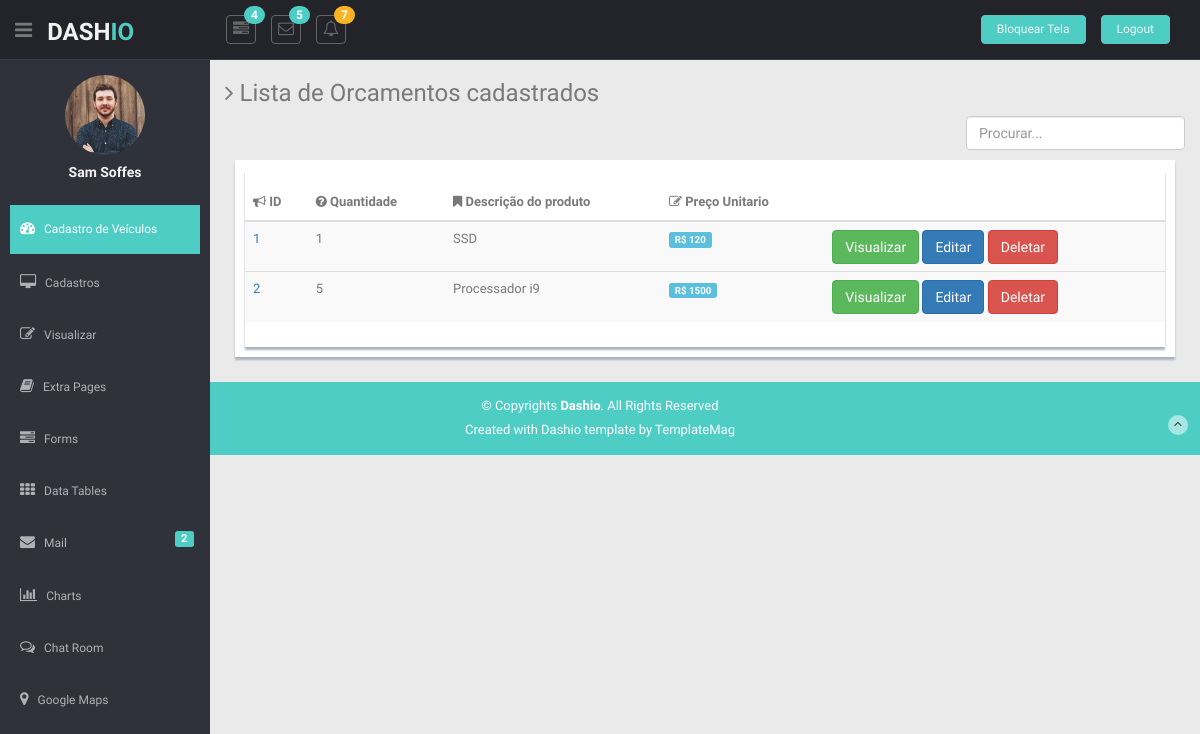
/listar_orcamentos/ (signed in), run on an earlier commit of the app's database.
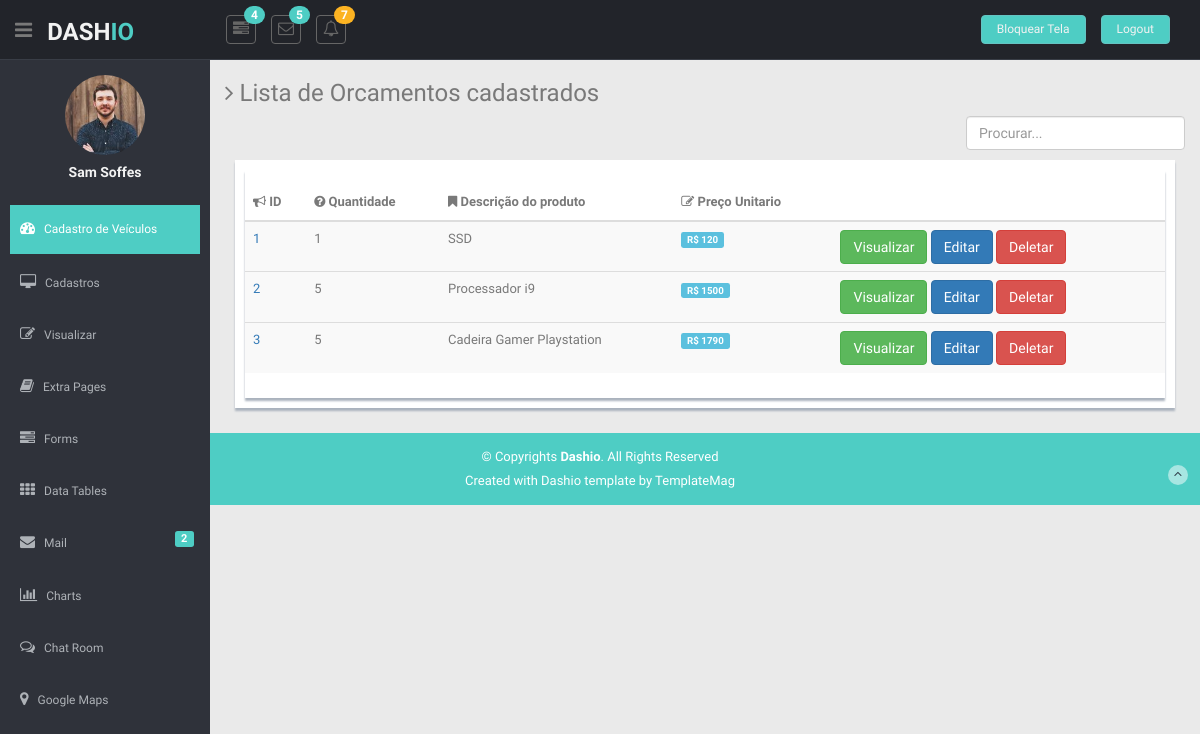
And on a later commit of the database.
### app/models.py (models this page shows)
class Orcamentos(models.Model):
    quantidade      =   models.IntegerField()
    descricao       =   models.CharField(max_length=250)
    precoUnitario   =   models.IntegerField()
    subTotal        =   models.IntegerField()
    total           =   models.IntegerField()
    frete           =   models.IntegerField()
    taxas           =   models.IntegerField()
    validade_orcamento  = models.CharField(max_length=12)
    data_orcamento = models.CharField(max_length=12)
    nome_cliente = models.CharField(max_length=250)
    telefone_cliente = models.CharField(max_length=12)

### app/views.py (the view)
# urls.py: path('listar_orcamentos/', listar_orcamentos, name='listar_orcamentos'),
@login_required
def listar_orcamentos(request):
    data     = {}
    search   = request.GET.get('search')
    if search:
        data['db'] = Orcamentos.objects.filter(nome__icontains=search)
    else:
        data['db'] = Orcamentos.objects.all()
    return render(request, 'listar_orcamentos.html', data)

### app/templates/listar_orcamentos.html (shortened to what this page needs)
 {% extends 'base.html' %}
 {% block content %}
  <section id="main-content">
      <section class="wrapper">
        <h3><i class="fa fa-angle-right"></i> Lista de Orcamentos cadastrados </h3>
         <form action="#" class="pull-right position"  method="get">
                <input type="text" id="search" name="search" placeholder="Procurar..." class="form-control search-btn ">
              </form>
        <div class="row mt">
          <div class="col-lg-12">
            <div class="form-panel">
            <div class="content-panel">
              <table class="table table-striped table-advance table-hover">
                <thead>
                  <tr>
                    <th><i class="fa fa-bullhorn"></i> ID</th>
                    <th class="hidden-phone"><i class="fa fa-question-circle"></i> Quantidade</th>
                    <th><i class="fa fa-bookmark"></i> Descrição do produto</th>
                    <th><i class=" fa fa-edit"></i> Preço Unitario</th>
                    <th></th>
                  </tr>
                </thead>
                <tbody>
                              {% for dbs in db %}
                  <tr>
                    <td>
                      <a href="basic_table.html#">{{dbs.id}}</a>
                    </td>
                    <td class="hidden-phone">{{dbs.quantidade}}</td>
                    <td>{{dbs.descricao}} </td>
                    <td><span class="label label-info label-mini">R$  {{dbs.precoUnitario}}</span></td>
                          <td>
          <a href="/view_orcamentos/{{dbs.id}}/"  class="btn btn-success"> Visualizar </a>
          <a href="/edit/{{dbs.id}}/"   class="btn btn-primary"> Editar </a>
          <a href="/delete/{{dbs.id}}/" class="btn btn-danger btnDel"> Deletar </a>
      </td>
                  </tr>
                    {% endfor %}
                </tbody>
              </table>
            </div>
          </div>
        </div>
      </section>
    </section>
{% load static %}
           {%endblock%}

What changed in the data, as far as the page shows it:
added Orcamentos: id "3", quantidade "5", descricao "Cadeira Gamer Playstation", precoUnitario "1790"
